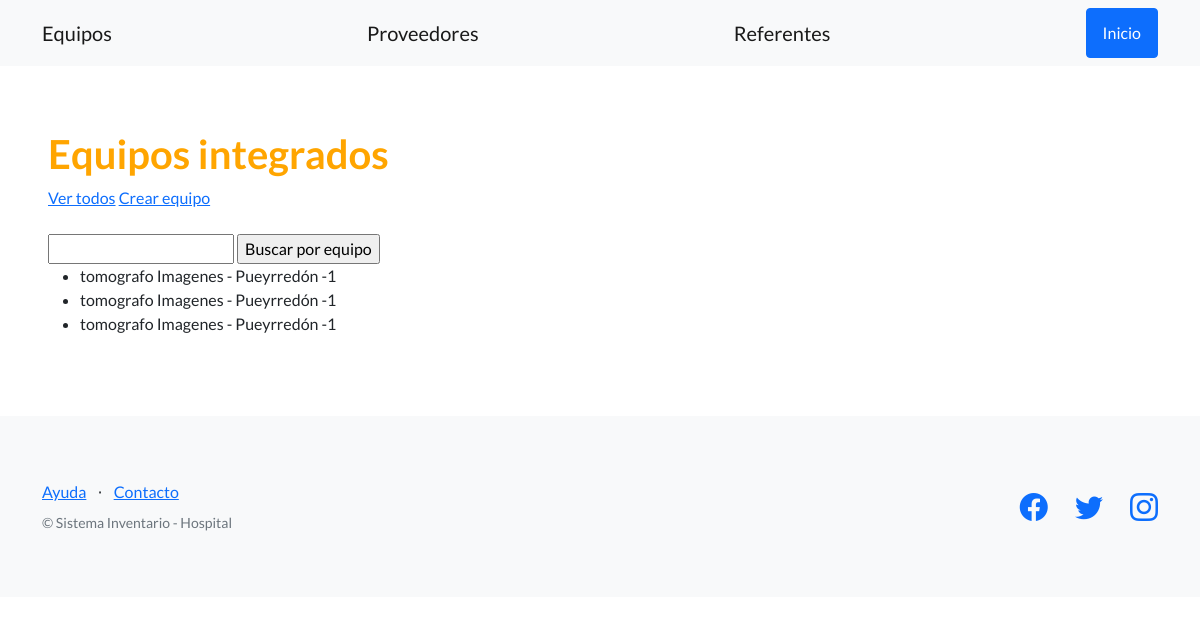
/equipos/lista-equipos/, run on an earlier commit of the app's database.
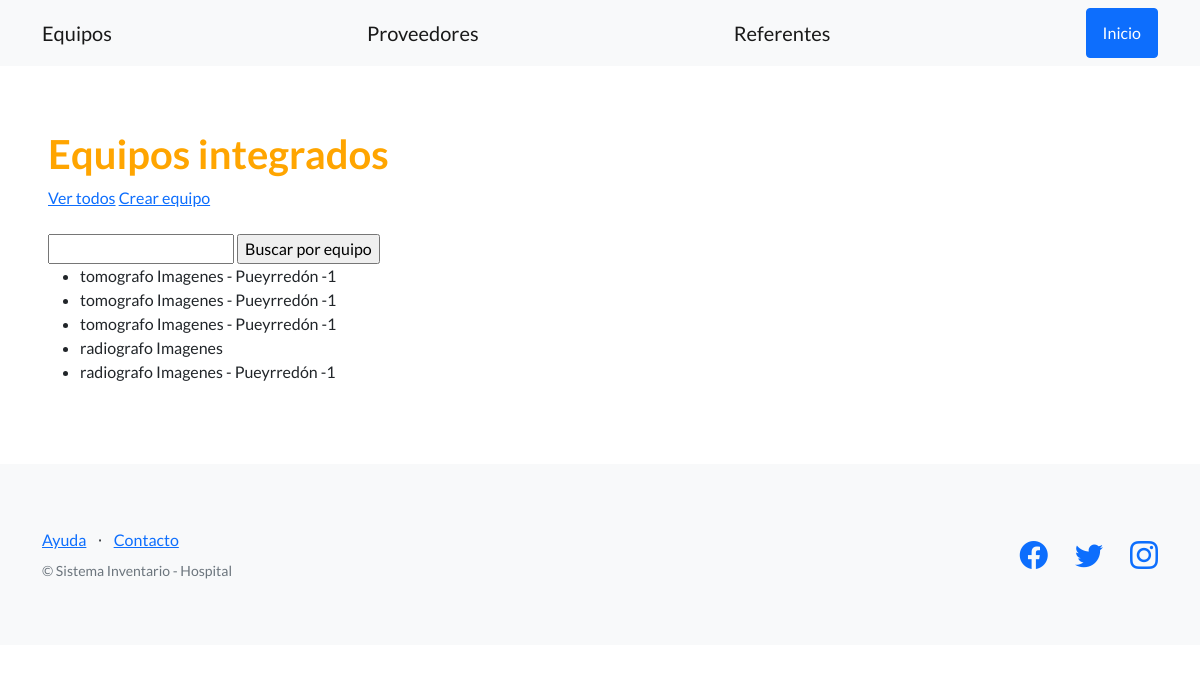
And on a later commit of the database.
### equipos/models.py (models this page shows)
class equipos (models.Model):
    nombre = models.CharField(max_length=128)
    descripcion = models.CharField(max_length=256)
    ubicacion = models.CharField(max_length=256)

### equipos/views.py (the view)
# urls.py: path("lista-equipos/", lista_equipos, name="lista_equipos"),
def lista_equipos(request):
    contexto = {
        "equipos": equipos.objects.all(),
    }
    http_response = render(
        request=request,
        template_name='equipos/lista_equipos.html',
        context=contexto,
    )
    return http_response

### templates/equipos/lista_equipos.html (shortened to what this page needs)
{% extends "base.html" %}
{% block contenido %}
    <h1 style="color:orange;">Equipos integrados</h1>
    <a href="{% url 'lista_equipos' %}">Ver todos</a>
    <a href="{% url 'cargar_equipo' %}">Crear equipo</a>
    <br><br>
    <form action="{% url 'busqueda_equipo' %}" method="post">
        <input type="text" name="busqueda">
        <input type="submit" value="Buscar por equipo">
    </form>
    <ul>
        {% for equipo in equipos %}
        <li>
            <td>{{equipo.nombre}}</td>
            <td>{{equipo.ubicacion}}</td>
        </li>
        {% endfor %}
    </ul>
{% endblock contenido %}

### templates/base.html (shortened to what this page needs)
{% load static %}
<!DOCTYPE html>
<html lang="en">
    <head>
        <link href="https://cdn.jsdelivr.net/npm/bootstrap-icons@1.5.0/font/bootstrap-icons.css" rel="stylesheet" type="text/css" />
        <link href="{% static 'css/styles.css' %}" rel="stylesheet" />
    </head>
    <body>
        <nav class="navbar navbar-light bg-light static-top">
            <div class="container">
                <a class="navbar-brand" href="{% url 'lista_equipos' %}">Equipos</a>
                <a class="navbar-brand" href="{% url 'lista_proveedores' %}">Proveedores</a>
                <a class="navbar-brand" href="{% url 'lista_referentes' %}">Referentes</a>
                <a class="btn btn-primary" href="">Inicio</a>
                </div>
        </nav>
        <section style="padding:4rem 3rem;">
            {% block contenido %}
            {% endblock contenido %}
        </section>
        <footer class="footer bg-light">
            <div class="container">
                <div class="row">
                    <div class="col-lg-6 h-100 text-center text-lg-start my-auto">
                        <ul class="list-inline mb-2">
                            <li class="list-inline-item"><a href="#!">Ayuda</a></li>
                            <li class="list-inline-item">⋅</li>
                            <li class="list-inline-item"><a href="#!">Contacto</a></li>
                        </ul>
                        <p class="text-muted small mb-4 mb-lg-0">&copy; Sistema Inventario - Hospital</p>
                    </div>
                    <div class="col-lg-6 h-100 text-center text-lg-end my-auto">
                        <ul class="list-inline mb-0">
                            <li class="list-inline-item me-4">
                                <a href="https://www.facebook.com/Coderhouse/"><i class="bi-facebook fs-3"></i></a>
                            </li>
                            <li class="list-inline-item me-4">
                                <a href="https://twitter.com/coderhouse"><i class="bi-twitter fs-3"></i></a>
                            </li>
                            <li class="list-inline-item">
                                <a href="https://www.instagram.com/coderhouse"><i class="bi-instagram fs-3"></i></a>
                            </li>
                        </ul>
                    </div>
                </div>
            </div>
        </footer>
    </body>
</html>

What changed in the data, as far as the page shows it:
added equipos: nombre "radiografo", ubicacion "Imagenes"
added equipos: nombre "radiografo", ubicacion "Imagenes - Pueyrredón -1"
